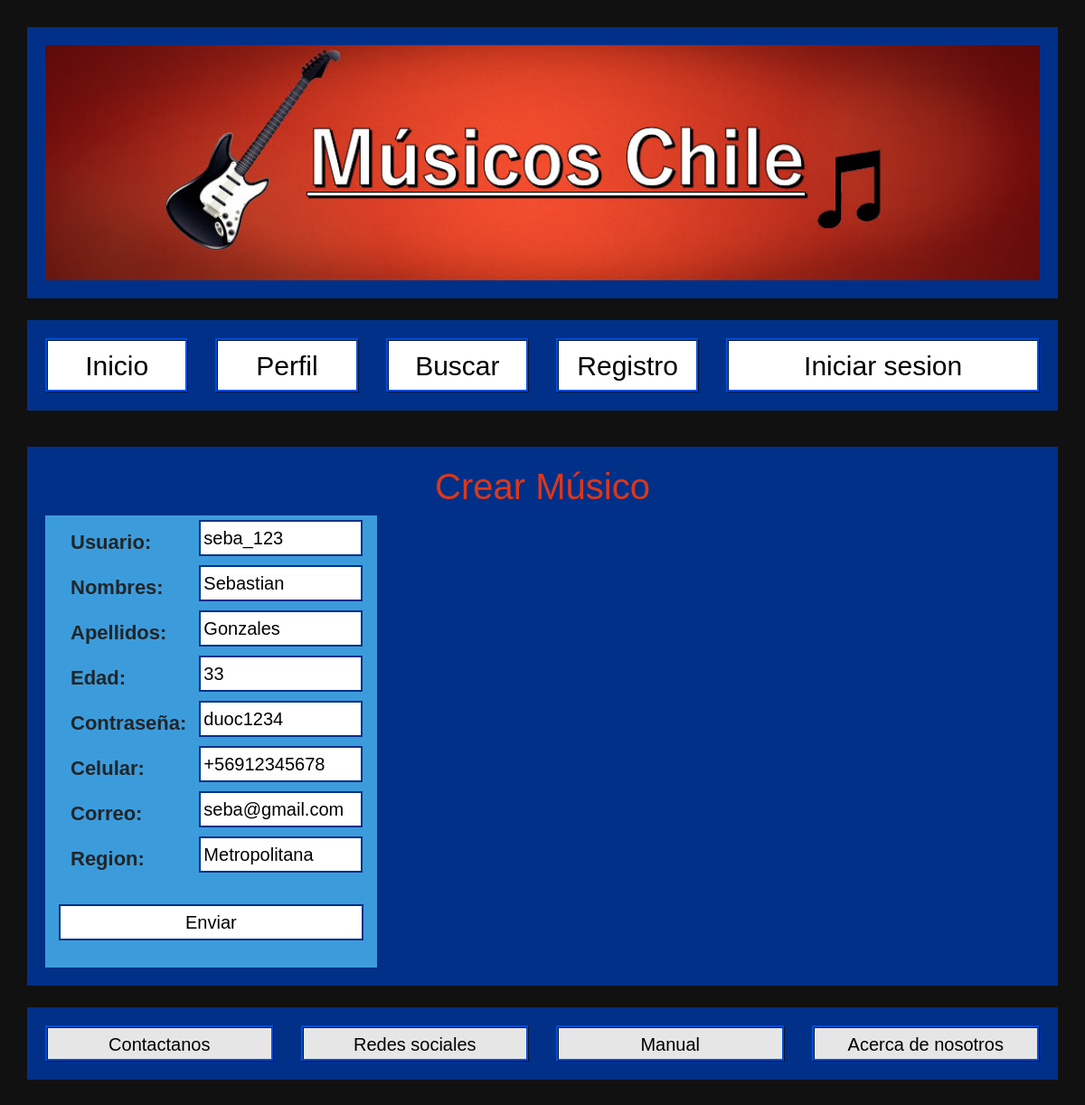
/index/musico/seba_123/update/, run on an earlier commit of the app's database.
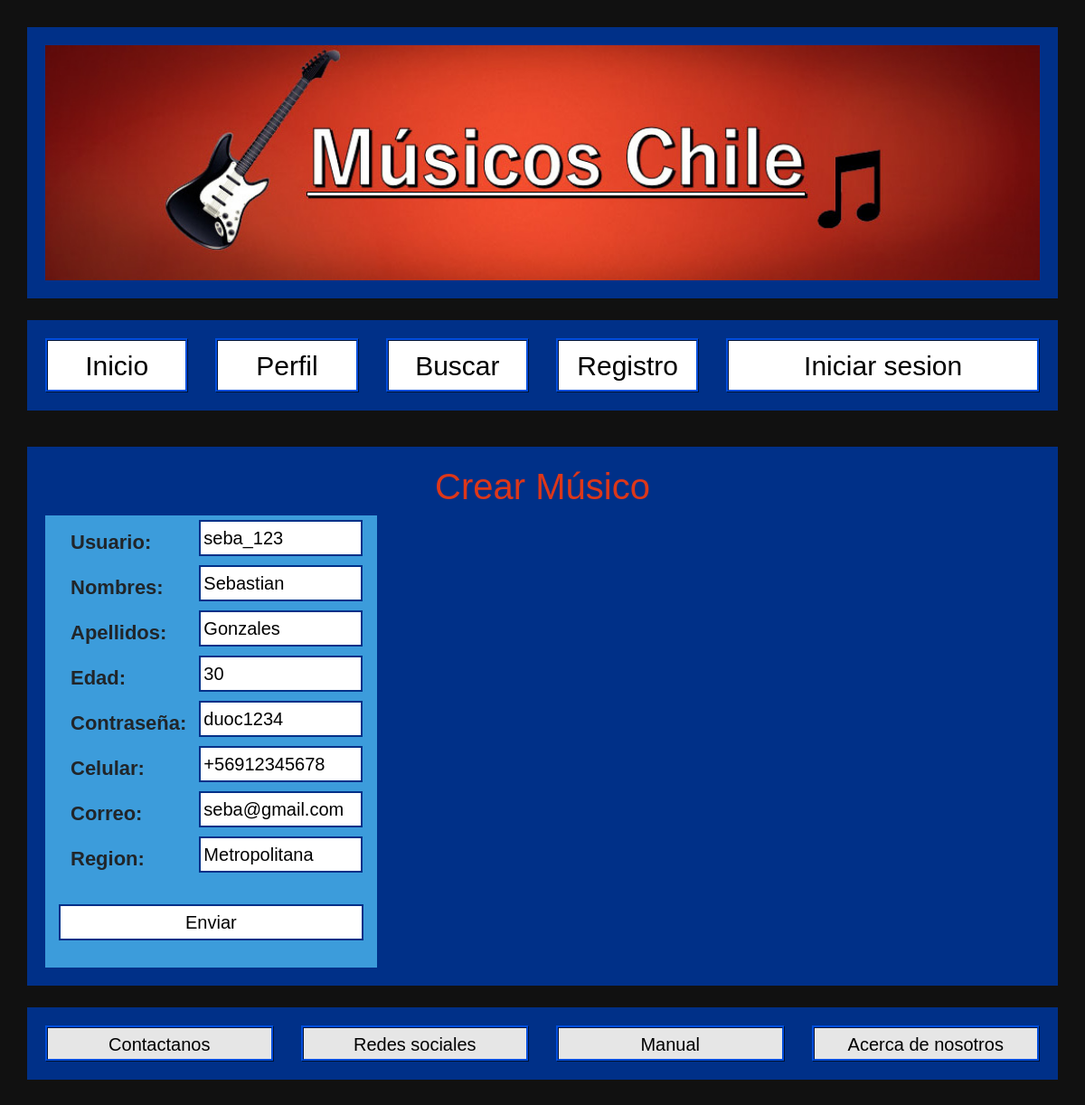
And on a later commit of the database.
### index/models.py (models this page shows, shortened)
class Musico(models.Model):
	usuario = models.CharField(max_length=100, primary_key=True)
	nombres = models.CharField(max_length=100)
	apellidos = models.CharField(max_length=100)
	edad = models.CharField(max_length=100)
	contraseña = models.CharField(max_length=100)
	celular = models.CharField(max_length=100)
	correo = models.CharField(max_length=100)
	region = models.CharField(max_length=100)

### index/views.py (the view)
# urls.py: path('musico/<str:pk>/update/', views.ActualizarMusico.as_view(), name='actualizar_musico'),
class ActualizarMusico(UpdateView):
    model = Musico
    fields = '__all__'
    success_url = reverse_lazy('index')

### index/templates/index/musico_form.html (shortened to what this page needs)
{% extends "base_generic.html" %}
{% block content%}
<div id="cajadatos">
<h1>Crear Músico</h1>
<div class="col-lg-4"  style="background-color:#3c9cdb">
<form action ="" method="post">
    <table>
        {{form.as_table}}
    </table>
    <br>
    <input type="submit" value ="Enviar">
    <br>
</form>
<br>
</div>
</div>
{%endblock%}

What changed in the data, as far as the page shows it:
changed Musico "seba_123": edad "33" → "30"
